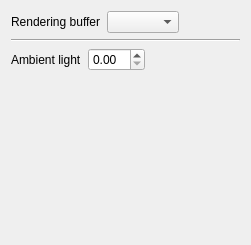
<?xml version="1.0" encoding="UTF-8"?>
<ui version="4.0">
 <class>Rendering</class>
 <widget class="QWidget" name="Rendering">
  <property name="geometry">
   <rect>
    <x>0</x>
    <y>0</y>
    <width>251</width>
    <height>245</height>
   </rect>
  </property>
  <property name="sizePolicy">
   <sizepolicy hsizetype="Minimum" vsizetype="Minimum">
    <horstretch>0</horstretch>
    <verstretch>0</verstretch>
   </sizepolicy>
  </property>
  <property name="windowTitle">
   <string>Form</string>
  </property>
  <layout class="QVBoxLayout" name="verticalLayout_2">
   <item>
    <layout class="QHBoxLayout" name="horizontalLayout">
     <item>
      <widget class="QLabel" name="label">
       <property name="text">
        <string>Rendering buffer</string>
       </property>
      </widget>
     </item>
     <item>
      <widget class="QComboBox" name="ComboRenderingBuffer"/>
     </item>
     <item>
      <spacer name="horizontalSpacer">
       <property name="orientation">
        <enum>Qt::Horizontal</enum>
       </property>
       <property name="sizeHint" stdset="0">
        <size>
         <width>40</width>
         <height>20</height>
        </size>
       </property>
      </spacer>
     </item>
    </layout>
   </item>
   <item>
    <widget class="Line" name="line">
     <property name="orientation">
      <enum>Qt::Horizontal</enum>
     </property>
    </widget>
   </item>
   <item>
    <layout class="QHBoxLayout" name="horizontalLayout_2">
     <item>
      <widget class="QLabel" name="label_2">
       <property name="text">
        <string>Ambient light</string>
       </property>
      </widget>
     </item>
     <item>
      <widget class="QDoubleSpinBox" name="AmbientLight">
       <property name="singleStep">
        <double>0.100000000000000</double>
       </property>
      </widget>
     </item>
     <item>
      <spacer name="horizontalSpacer_2">
       <property name="orientation">
        <enum>Qt::Horizontal</enum>
       </property>
       <property name="sizeHint" stdset="0">
        <size>
         <width>40</width>
         <height>20</height>
        </size>
       </property>
      </spacer>
     </item>
    </layout>
   </item>
   <item>
    <spacer name="verticalSpacer">
     <property name="orientation">
      <enum>Qt::Vertical</enum>
     </property>
     <property name="sizeHint" stdset="0">
      <size>
       <width>20</width>
       <height>40</height>
      </size>
     </property>
    </spacer>
   </item>
  </layout>
 </widget>
 <resources/>
 <connections/>
</ui>
